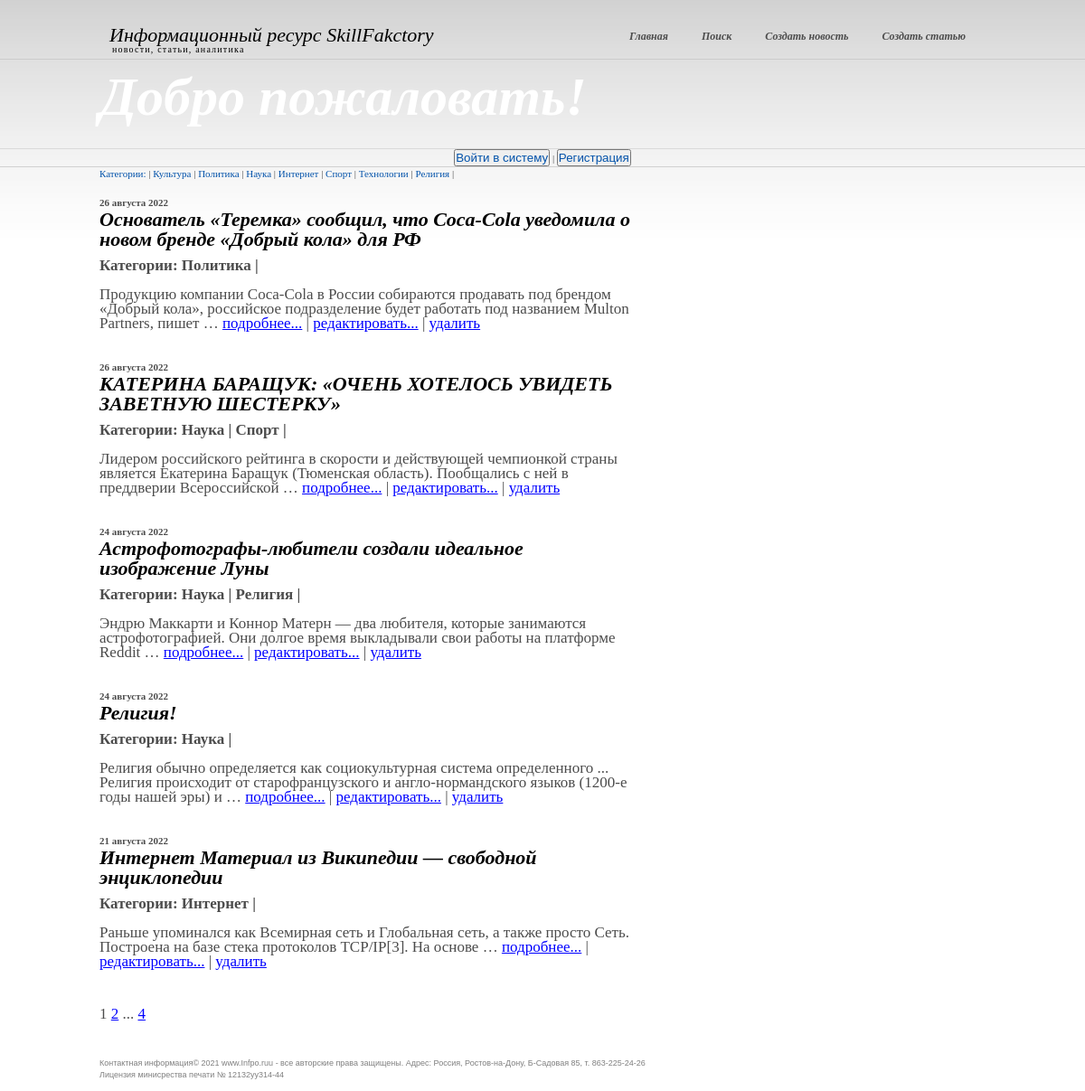
Page /home/ on the earlier database version.
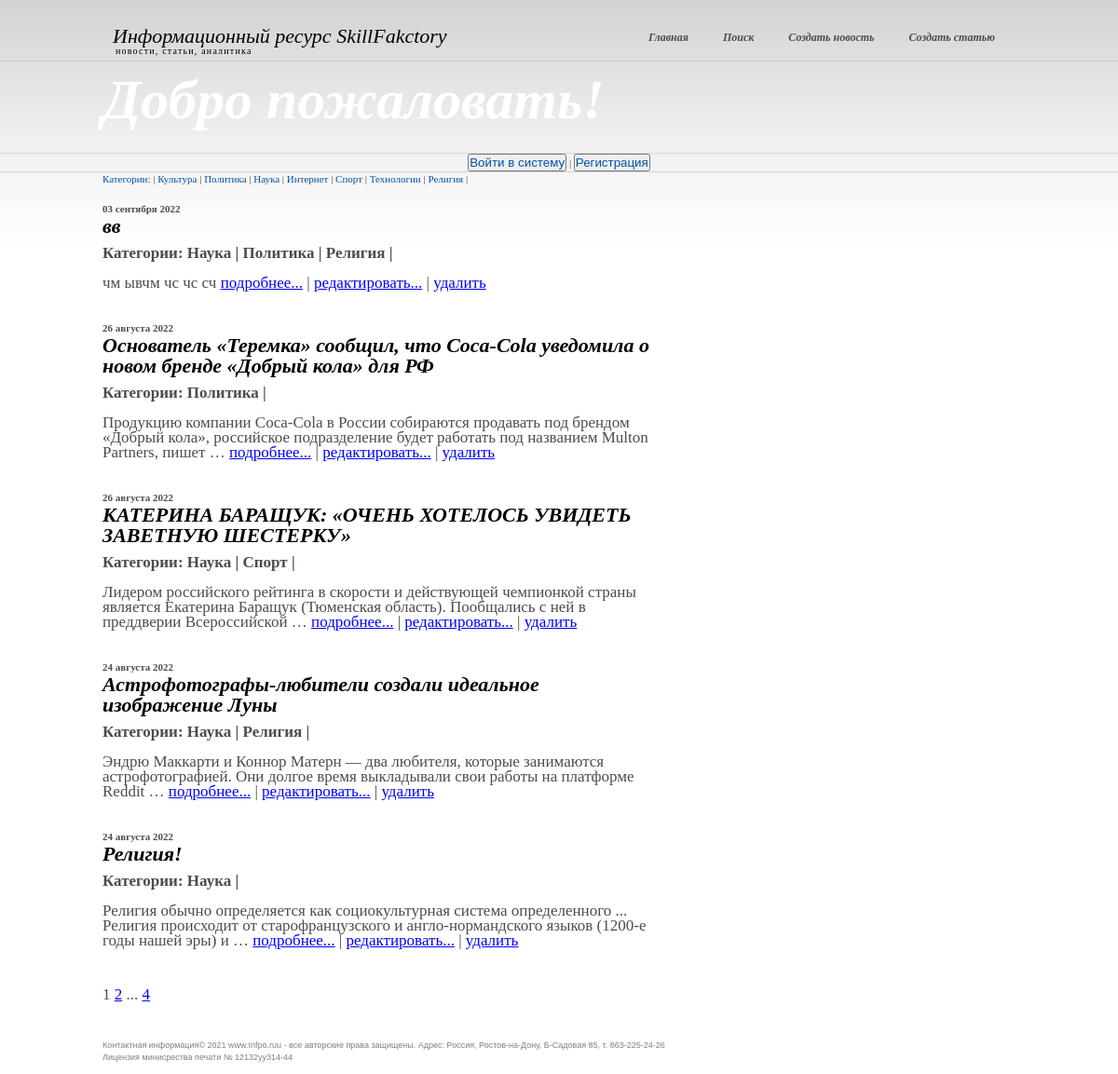
Same page on the later database version.
### news/models.py (models this page shows, shortened)
class Category(models.Model):  # Table of categories
    name = models.CharField(max_length=255, unique=True)
    subscribers = models.ManyToManyField(settings.AUTH_USER_MODEL, through='SubscribersUsers')  # manytomany relation to the table "User"

class Post(models.Model):  # Table for the posts
    head_article = models.CharField(max_length=255)  # post`s name
    text_post = models.TextField()  # text
    date = models.DateTimeField(auto_now_add = True)  # date of the post will be added
    type_post = models.CharField(max_length = 20, choices = POSITIONS, default = 'news')  # post`s type : news or article
    sum_rank = models.IntegerField(default = 0)
    id_author = models.ForeignKey('Author', on_delete = models.CASCADE)  # onetomany relation to the table "Author"
    category = models.ManyToManyField('Category', through = PostCategory)  # manytomany relation to the table "Category"

### news/views.py (the view)
class NewsList(ListView):
    model = Post
    ordering = '-date'
    template_name = 'home.html'
    context_object_name = 'news'
    paginate_by = 5
    def get_context_data(self, **kwargs):
        context = super().get_context_data(**kwargs)
        context['time_now'] = datetime.utcnow()
        context = super().get_context_data(**kwargs)
        context['get_author'] = not self.request.user.groups.filter(name='author').exists()
        context['get_category'] = Category.objects.all()
        return context
    def get_queryset(self, **kwargs):
        is_private = self.request.GET.get('category', None)
        if is_private:
            queryset = Post.objects.filter(category=is_private).order_by('-date')
        else:
            queryset = super().get_queryset()
        return queryset

### news/templatetags/custom_filters.py (called while the page is built)
@register.filter()
def censor(value):
   if isinstance(value, str):
      a=['хрен', 'редиска', 'тыква']
      for i in a:
         b=' '+i[0]+'*' * (len(i)-1)+' '
         value=value.replace(i, b)
   return value

### templates/home.html (shortened to what this page needs)
{% extends 'flatpages/default.html' %}
{% load custom_filters%}
{% block search %}
    {% if request.user.username %}
        <p>Пользователь: {{request.user.username}}&nbsp|&nbsp<a href="/home/sign/logout/">Выйти</a>
        <button> <a href="sign/upgrade/">Стать автором</a> </button>
        </p>
    {% else %}
        <p><button> <a href="/home/accounts/login"> Войти в систему </a></button> | <button> <a href="/home/accounts/signup"> Регистрация </a></button></p>
    {% endif %}
{% endblock search %}
{% block content %}
    <div class="col">
       <div class="post">
           <a href="/home" title="разделы новостей">Категории:</a> |
           {% for c in get_category %}
           <a href="?category={{c.id}}"
            >{{ c.name }}</a> |
           {% endfor %}
            <br><br>
           {% for i in news %}
               <h4>{{ i.date|date:'d E Y' }}</h4>
                <h3>{{ i.head_article| censor}}</h3>
                <p>
                <b>Категории:
               {% for v in i.category.all %}
                   {{ v.name }} |
                    {% endfor %}</b>
               <br><br>
                {{ i.text_post|truncatewords:20| censor }}
                <a href="{{ i.id }}">подробнее...</a> |
                <a href="news/{{ i.id }}/update">редактировать...</a> |
                <a href="news/{{ i.id }}/delete">удалить</a>
                </p><br><br>
           {% endfor %}
            <p>
            {{ page_obj.number }}
            {% if page_obj.has_next %}
                <a href="?page={{ page_obj.next_page_number }}">{{ page_obj.next_page_number }}</a>
                {% if paginator.num_pages != page_obj.next_page_number %}
                    ...
                    <a href="?page={{ page_obj.paginator.num_pages }}">{{ page_obj.paginator.num_pages }}</a>
                {% endif %}
            {% endif %}
        </p>
      </div>
    </div>
{% endblock content %}

### templates/flatpages/default.html (shortened to what this page needs)
<!DOCTYPE html PUBLIC "-//W3C//DTD XHTML 1.0 Transitional//EN" "http://www.w3.org/TR/xhtml1/DTD/xhtml1-transitional.dtd">
<html xmlns="http://www.w3.org/1999/xhtml">
<head>
{% load static %}
  <link rel="stylesheet" href="{% static 'css/styles.css' %}" type="text/css" media="all" />
<link rel="stylesheet" href="{% static 'css/styles_form.css' %}" type="text/css" media="all" />
</head>
<body>
<div id="header">
  <div class="shell">
    <div id="logo-holder">
      <h1 id="logo"><a href="#">Информационный ресурс SkillFakctory</a></h1>
      <p id="quote">новости, статьи, аналитика</p>
    </div>
    <div id="navigation">
      <ul>
        <li><a href="/home"><span>Главная</span></a></li>
        <li><a href="/home/search"><span>Поиск</span></a></li>
        <li><a href="/home/news/create"><span>Создать новость</span></a></li>
        <li><a href="/home/article/create"><span>Создать статью</span></a></li>
        </ul>
    </div>
  </div>
</div>
<div id="featured-content">
  <div class="shell">
    <h2>Добро пожаловать! </h2>
  </div>
</div>
<div align="center" >
    {% block search %}
    {% endblock search %}
</div>
<div>
  <div class="shell">
        {% block content %}
        {% endblock content %}
  </div>
</div>
<div class="footer">
  <div class="shell">
    <p class="lf">Контактная информация&copy; 2021 <a href="#">www.Infpo.ruu</a> - все авторские права защищены. Адрес: Россия, Ростов-на-Дону, Б-Садовая 85, т. 863-225-24-26</p>
    <div style="clear:both;">Лицензия минисрества печати № 12132уу314-44</div>
  </div>
</div>
</body>
</html>

### static/css/styles.css (style rules this page uses)
* { margin:0; padding:0; outline:0; }
body { font-size:11px; line-height:16px; font-family:Georgia, serif; color:#4c4c4c; background:#fff url(images/body-bg.gif) repeat-x 0 0; }
a { color:#0252aa; text-decoration:none; cursor:pointer; }
.shell { width:980px; margin:0 auto; }
#header { padding:24px 0 41px 0; border-bottom:1px solid #cbcbcb; }
#logo-holder { float:left; display:inline; padding:4px 0 0 11px; }
#logo-holder h1#logo a { font-size:22px; font-weight:normal; color:#000; line-height:21px; font-style:italic; }
#logo-holder p#quote { font-size:10px; color:#000; line-height:12px; padding-left:3px; letter-spacing:0.12em; }
#navigation { float:right; display:inline; }
#navigation ul { list-style:none outside none; }
#navigation ul li { float:left; display:inline; padding-right:7px; }
#navigation ul li a, #navigation ul li a span { float:left; display:inline; height:34px; font-weight:bold; font-style:italic; font-size:12px; color:#4c4c4c; line-height:33px; padding-left:15px; }
#navigation ul li a span { padding:0 15px 0 0; }
#featured-content { padding:11px 0 18px 0; border-bottom:1px solid #d9d9d9; }
#featured-content h2 { font-size:60px; font-style:italic; line-height:60px; color:#fff; padding-bottom:9px; }
.col { float:left; display:inline; width:590px; margin-right:28px; padding-bottom:41px; }
.post h3 { color:#000; font-size:22px; font-style:italic; line-height:22px; }
.post a { text-decoration:none; }
.post p { font-size:17px; padding-top:10px; }
.post p a { color:blue; text-decoration:underline; }
.footer { font-family:Verdana, sans-serif; font-size:9px; padding:10px 0; border-top:1px solid #d0d0d0; }
.footer, .footer a { color:#7f7f7f; text-decoration:none; }
.footer p { margin:0; padding:0; line-height:normal; }
.footer .lf { float:left; }

Differences in the rows shown:
no longer on this page (row unchanged): Post: date "21 августа 2022", head_article|censor "Интернет Материал из Википедии — свободной энциклопедии", text_post|censor "Раньше упоминался как Всемирная сеть и Глобальная сеть, а также просто Сеть. Построена на базе стека протоколов TCP/IP[3]. На основе …", Category (name "Интернет")
added Post: date "03 сентября 2022", head_article|censor "вв", text_post|censor "чм ывчм чс чс сч", Category (name "Наука"), Category (name "Политика"), Category (name "Религия")
